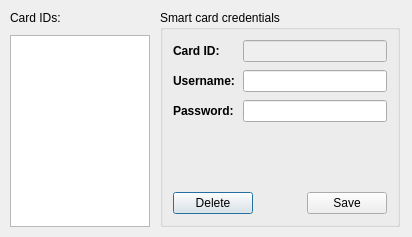
<?xml version="1.0" encoding="UTF-8"?>
<ui version="4.0">
 <class>EditCardDialog</class>
 <widget class="QDialog" name="EditCardDialog">
  <property name="geometry">
   <rect>
    <x>0</x>
    <y>0</y>
    <width>412</width>
    <height>237</height>
   </rect>
  </property>
  <property name="minimumSize">
   <size>
    <width>412</width>
    <height>237</height>
   </size>
  </property>
  <property name="maximumSize">
   <size>
    <width>412</width>
    <height>237</height>
   </size>
  </property>
  <property name="windowTitle">
   <string>Edit cards</string>
  </property>
  <layout class="QHBoxLayout" name="horizontalLayout">
   <property name="spacing">
    <number>10</number>
   </property>
   <property name="leftMargin">
    <number>10</number>
   </property>
   <property name="topMargin">
    <number>10</number>
   </property>
   <property name="rightMargin">
    <number>10</number>
   </property>
   <property name="bottomMargin">
    <number>10</number>
   </property>
   <item>
    <layout class="QVBoxLayout" name="verticalLayout">
     <property name="spacing">
      <number>10</number>
     </property>
     <item>
      <widget class="QLabel" name="label">
       <property name="sizePolicy">
        <sizepolicy hsizetype="Minimum" vsizetype="Minimum">
         <horstretch>0</horstretch>
         <verstretch>0</verstretch>
        </sizepolicy>
       </property>
       <property name="maximumSize">
        <size>
         <width>160</width>
         <height>16777215</height>
        </size>
       </property>
       <property name="text">
        <string>Card IDs:</string>
       </property>
      </widget>
     </item>
     <item>
      <widget class="QListWidget" name="idsList">
       <property name="sizePolicy">
        <sizepolicy hsizetype="Minimum" vsizetype="Minimum">
         <horstretch>0</horstretch>
         <verstretch>0</verstretch>
        </sizepolicy>
       </property>
       <property name="minimumSize">
        <size>
         <width>140</width>
         <height>0</height>
        </size>
       </property>
       <property name="maximumSize">
        <size>
         <width>140</width>
         <height>16777215</height>
        </size>
       </property>
      </widget>
     </item>
    </layout>
   </item>
   <item>
    <widget class="QGroupBox" name="groupBox">
     <property name="sizePolicy">
      <sizepolicy hsizetype="Expanding" vsizetype="Minimum">
       <horstretch>0</horstretch>
       <verstretch>0</verstretch>
      </sizepolicy>
     </property>
     <property name="minimumSize">
      <size>
       <width>240</width>
       <height>0</height>
      </size>
     </property>
     <property name="maximumSize">
      <size>
       <width>240</width>
       <height>16777215</height>
      </size>
     </property>
     <property name="title">
      <string>Smart card credentials</string>
     </property>
     <layout class="QVBoxLayout" name="verticalLayout_2" stretch="7,1">
      <property name="spacing">
       <number>8</number>
      </property>
      <property name="leftMargin">
       <number>10</number>
      </property>
      <property name="topMargin">
       <number>10</number>
      </property>
      <property name="rightMargin">
       <number>10</number>
      </property>
      <property name="bottomMargin">
       <number>10</number>
      </property>
      <item>
       <layout class="QFormLayout" name="formLayout">
        <property name="sizeConstraint">
         <enum>QLayout::SetMinimumSize</enum>
        </property>
        <property name="labelAlignment">
         <set>Qt::AlignLeading|Qt::AlignLeft|Qt::AlignVCenter</set>
        </property>
        <property name="horizontalSpacing">
         <number>8</number>
        </property>
        <property name="verticalSpacing">
         <number>8</number>
        </property>
        <item row="0" column="0">
         <widget class="QLabel" name="cardIDLabel">
          <property name="text">
           <string>&lt;html&gt;&lt;head/&gt;&lt;body&gt;&lt;p&gt;&lt;span style=&quot; font-weight:600;&quot;&gt;Card ID:&lt;/span&gt;&lt;/p&gt;&lt;/body&gt;&lt;/html&gt;</string>
          </property>
         </widget>
        </item>
        <item row="0" column="1">
         <widget class="QLineEdit" name="cardIDEdit">
          <property name="enabled">
           <bool>false</bool>
          </property>
         </widget>
        </item>
        <item row="1" column="1">
         <widget class="QLineEdit" name="usernameEdit"/>
        </item>
        <item row="2" column="1">
         <widget class="QLineEdit" name="passwordEdit">
          <property name="echoMode">
           <enum>QLineEdit::Password</enum>
          </property>
         </widget>
        </item>
        <item row="1" column="0">
         <widget class="QLabel" name="usernameLabel">
          <property name="text">
           <string>&lt;html&gt;&lt;head/&gt;&lt;body&gt;&lt;p&gt;&lt;span style=&quot; font-weight:600;&quot;&gt;Username:&lt;/span&gt;&lt;/p&gt;&lt;/body&gt;&lt;/html&gt;</string>
          </property>
         </widget>
        </item>
        <item row="2" column="0">
         <widget class="QLabel" name="passwordLabel">
          <property name="text">
           <string>&lt;html&gt;&lt;head/&gt;&lt;body&gt;&lt;p&gt;&lt;span style=&quot; font-weight:600;&quot;&gt;Password:&lt;/span&gt;&lt;/p&gt;&lt;/body&gt;&lt;/html&gt;</string>
          </property>
         </widget>
        </item>
       </layout>
      </item>
      <item>
       <layout class="QHBoxLayout" name="horizontalLayout_2">
        <property name="spacing">
         <number>0</number>
        </property>
        <item>
         <widget class="QPushButton" name="deleteButton">
          <property name="text">
           <string>Delete</string>
          </property>
         </widget>
        </item>
        <item>
         <spacer name="horizontalSpacer">
          <property name="orientation">
           <enum>Qt::Horizontal</enum>
          </property>
          <property name="sizeHint" stdset="0">
           <size>
            <width>40</width>
            <height>20</height>
           </size>
          </property>
         </spacer>
        </item>
        <item>
         <widget class="QPushButton" name="saveButton">
          <property name="text">
           <string>Save</string>
          </property>
         </widget>
        </item>
       </layout>
      </item>
     </layout>
    </widget>
   </item>
  </layout>
 </widget>
 <resources/>
 <connections/>
</ui>
